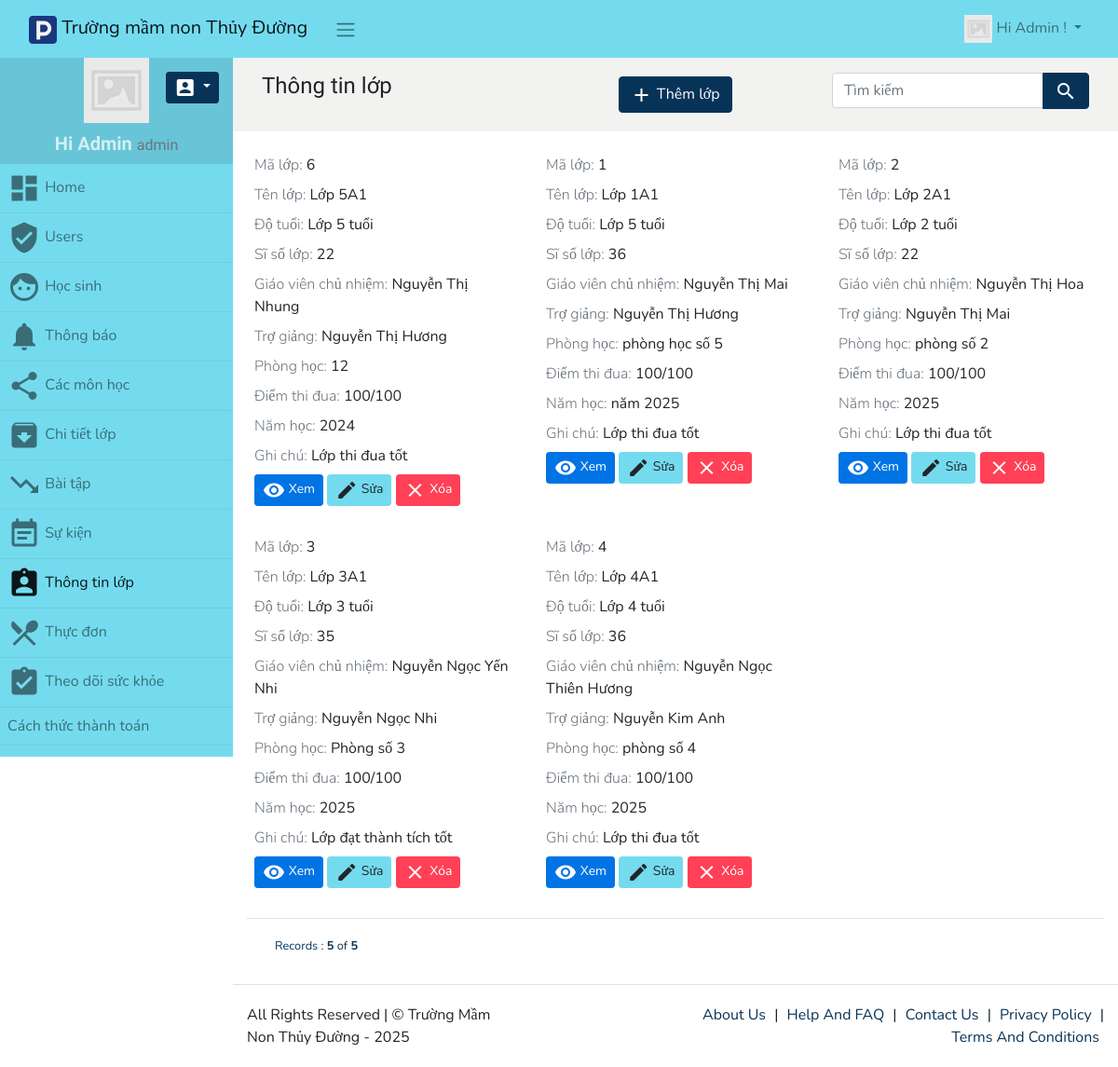
Screenshot of /class (signed in) with the database file from the repository.
### tables this page shows
CREATE TABLE `class` (
  `id` int(11) NOT NULL,
  `class_ID` varchar(255) NOT NULL,
  `class_name` varchar(255) NOT NULL,
  `age` varchar(255) NOT NULL,
  `number_of_pupil` varchar(255) NOT NULL,
  `assigned_teacher` varchar(255) NOT NULL,
  `assistant` varchar(255) NOT NULL,
  `Room` varchar(255) NOT NULL,
  `class_score` varchar(255) NOT NULL,
  `study_time` varchar(255) NOT NULL,
  `note` varchar(255) NOT NULL
);

### app/views/partials/class/list.php (the view, shortened to what the rows shown need)
<?php
$can_edit = ACL::is_allowed("class/edit");
$can_view = ACL::is_allowed("class/view");
$can_delete = ACL::is_allowed("class/delete");
?>
<?php
$page_element_id = "list-page-" . random_str();
$current_page = $this->set_current_page_link();
$csrf_token = Csrf::$token;
$view_data = $this->view_data;
$records = $view_data->records;
?>
<section class="page" id="<?php echo $page_element_id; ?>" data-page-type="list" data-display-type="grid"
    data-page-url="<?php print_link($current_page); ?>">
    <div class="">
        <div class="container-fluid">
            <div class="row ">
                <div class="col-md-12 comp-grid">
                    <div class=" animated fadeIn page-content">
                        <div id="class-list-records">
                            <?php
                                if(!empty($records)){
                                ?>
                            <div id="page-report-body">
                                <div class="row sm-gutters page-data" id="page-data-<?php echo $page_element_id; ?>">
                                    <?php
                                        foreach($records as $data){
                                        $rec_id = (!empty($data['id']) ? urlencode($data['id']) : null);
                                        ?>
                                    <div class="col-sm-4">
                                        <div class="card-small p-2 mb-3 animated bounceIn">
                                            <div class="mb-2">
                                                <span>
                                                    <span class="font-weight-light text-muted">Mã lớp:</span>
                                                    <?php echo $data['class_ID']; ?>
                                                </span>
                                            </div>
                                            <div class="mb-2">
                                                <span>
                                                    <span class="font-weight-light text-muted">Tên lớp:</span>
                                                    <?php echo $data['class_name']; ?>
                                                </span>
                                            </div>
                                            <div class="mb-2">
                                                <span>
                                                    <span class="font-weight-light text-muted">Độ tuổi:</span>
                                                    <?php echo $data['age']; ?>
                                                </span>
                                            </div>
                                            <div class="mb-2">
                                                <span>
                                                    <span class="font-weight-light text-muted">Sĩ số lớp:</span>
                                                    <?php echo $data['number_of_pupil']; ?>
                                                </span>
                                            </div>
                                            <div class="mb-2">
                                                <span>
                                                    <span class="font-weight-light text-muted">Giáo viên chủ
                                                        nhiệm:</span>
                                                    <?php echo $data['assigned_teacher']; ?>
                                                </span>
                                            </div>
                                            <div class="mb-2">
                                                <span>
                                                    <span class="font-weight-light text-muted">Trợ giảng:</span>
                                                    <?php echo $data['assistant']; ?>
                                                </span>
                                            </div>
                                            <div class="mb-2">
                                                <span>
                                                    <span class="font-weight-light text-muted">Phòng học:</span>
                                                    <?php echo $data['room']; ?>
                                                </span>
                                            </div>
                                            <div class="mb-2">
                                                <span>
                                                    <span class="font-weight-light text-muted">Điểm thi đua:</span>
                                                    <?php echo $data['class_score']; ?>
                                                </span>
                                            </div>
                                            <div class="mb-2">
                                                <span>
                                                    <span class="font-weight-light text-muted">Năm học:</span>
                                                    <?php echo $data['study_time']; ?>
                                                </span>
                                            </div>
                                            <div class="mb-2">
                                                <span>
                                                    <span class="font-weight-light text-muted">Ghi chú:</span>
                                                    <?php echo $data['note']; ?>
                                                </span>
                                            </div>
                                            <div class="td-btn">
                                                <?php if($can_view){ ?>
                                                <a class="btn btn-sm btn-success has-tooltip" title="View Record"
                                                    href="<?php print_link("class/view/$rec_id"); ?>">
                                                    <i class="material-icons">visibility</i> Xem
                                                </a>
                                                <?php } ?>
                                                <?php if($can_edit){ ?>
                                                <a class="btn btn-sm btn-info has-tooltip" title="Edit This Record"
                                                    href="<?php print_link("class/edit/$rec_id"); ?>">
                                                    <i class="material-icons">edit</i> Sửa
                                                </a>
                                                <?php } ?>
                                                <?php if($can_delete){ ?>
                                                <a class="btn btn-sm btn-danger has-tooltip record-delete-btn"
                                                    title="Delete this record"
                                                    href="<?php print_link("class/delete/$rec_id/?csrf_token=$csrf_token&redirect=$current_page"); ?>"
                                                    data-prompt-msg="Bạn có chắc chắn muốn xóa dữ liệu này không?"
                                                    data-display-style="modal">
                                                    <i class="material-icons">clear</i>
                                                    Xóa
                                                </a>
                                                <?php } ?>
                                            </div>
                                        </div>
                                    </div>
                                    <?php
                                        }
                                        ?>
                                </div>
                            </div>
                            <?php
                                }
                                else{
                                ?>
                            <div class="text-muted  animated bounce p-3">
                                <h4><i class="material-icons">block</i> Không tìm thấy dữ liệu</h4>
                            </div>
                            <?php
                                }
                                ?>
                        </div>
                    </div>
                </div>
            </div>
        </div>
    </div>
</section>

### rows the page displays
class: class_ID "6", class_name "Lớp 5A1", age "Lớp 5 tuổi", number_of_pupil "22", assigned_teacher "Nguyễn Thị Nhung", assistant "Nguyễn Thị Hương", Room "12", class_score "100/100", study_time "2024", note "Lớp thi đua tốt"
class: class_ID "1", class_name "Lớp 1A1", age "Lớp 5 tuổi", number_of_pupil "36", assigned_teacher "Nguyễn Thị Mai", assistant "Nguyễn Thị Hương", Room "phòng học số 5", class_score "100/100", study_time "năm 2025", note "Lớp thi đua tốt"
class: class_ID "2", class_name "Lớp 2A1", age "Lớp 2 tuổi", number_of_pupil "22", assigned_teacher "Nguyễn Thị Hoa", assistant "Nguyễn Thị Mai", Room "phòng số 2", class_score "100/100", study_time "2025", note "Lớp thi đua tốt"
class: class_ID "3", class_name "Lớp 3A1", age "Lớp 3 tuổi", number_of_pupil "35", assigned_teacher "Nguyễn Ngọc Yến Nhi", assistant "Nguyễn Ngọc Nhi", Room "Phòng số 3", class_score "100/100", study_time "2025", note "Lớp đạt thành tích tốt"
class: class_ID "4", class_name "Lớp 4A1", age "Lớp 4 tuổi", number_of_pupil "36", assigned_teacher "Nguyễn Ngọc Thiên Hương", assistant "Nguyễn Kim Anh", Room "phòng số 4", class_score "100/100", study_time "2025", note "Lớp thi đua tốt"

### other values shown
SITE_NAME "Trường mầm non Thủy Đường"
USER_NAME "Admin"
ACL::$user_role "admin"
$menuobj['label'] "Home"
$menuobj['label'] "Users"
$menuobj['label'] "Học sinh"
$menuobj['label'] "Thông báo"
$menuobj['label'] "Các môn học"
$menuobj['label'] "Chi tiết lớp"
$menuobj['label'] "Bài tập"
$menuobj['label'] "Sự kiện"
$menuobj['label'] "Thông tin lớp"
$menuobj['label'] "Thực đơn"
$menuobj['label'] "Theo dõi sức khỏe"
$menuobj['label'] "Cách thức thành toán"
